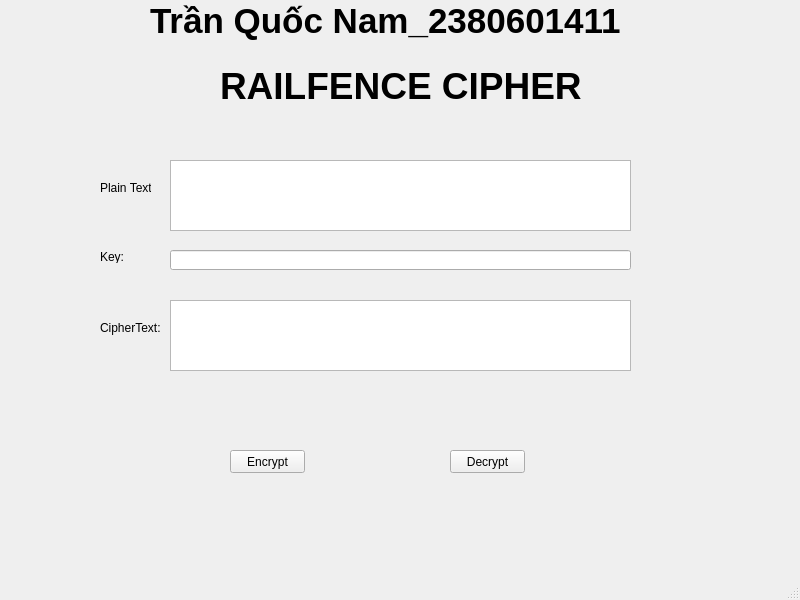
<?xml version="1.0" encoding="UTF-8"?>
<ui version="4.0">
 <class>MainWindow</class>
 <widget class="QMainWindow" name="MainWindow">
  <property name="geometry">
   <rect>
    <x>0</x>
    <y>0</y>
    <width>800</width>
    <height>600</height>
   </rect>
  </property>
  <property name="windowTitle">
   <string>MainWindow</string>
  </property>
  <widget class="QWidget" name="centralwidget">
   <widget class="QPushButton" name="btnEncrypt">
    <property name="geometry">
     <rect>
      <x>230</x>
      <y>450</y>
      <width>75</width>
      <height>23</height>
     </rect>
    </property>
    <property name="text">
     <string>Encrypt</string>
    </property>
   </widget>
   <widget class="QPushButton" name="btnDecrypt">
    <property name="geometry">
     <rect>
      <x>450</x>
      <y>450</y>
      <width>75</width>
      <height>23</height>
     </rect>
    </property>
    <property name="text">
     <string>Decrypt</string>
    </property>
   </widget>
   <widget class="QLabel" name="label_2">
    <property name="geometry">
     <rect>
      <x>100</x>
      <y>180</y>
      <width>51</width>
      <height>16</height>
     </rect>
    </property>
    <property name="text">
     <string>Plain Text:</string>
    </property>
   </widget>
   <widget class="QLabel" name="label_3">
    <property name="geometry">
     <rect>
      <x>100</x>
      <y>320</y>
      <width>61</width>
      <height>16</height>
     </rect>
    </property>
    <property name="text">
     <string>CipherText:</string>
    </property>
   </widget>
   <widget class="QTextEdit" name="txtPlain">
    <property name="geometry">
     <rect>
      <x>170</x>
      <y>160</y>
      <width>461</width>
      <height>71</height>
     </rect>
    </property>
    <property name="html">
     <string>&lt;!DOCTYPE HTML PUBLIC &quot;-//W3C//DTD HTML 4.0//EN&quot; &quot;http://www.w3.org/TR/REC-html40/strict.dtd&quot;&gt;
&lt;html&gt;&lt;head&gt;&lt;meta name=&quot;qrichtext&quot; content=&quot;1&quot; /&gt;&lt;style type=&quot;text/css&quot;&gt;
p, li { white-space: pre-wrap; }
&lt;/style&gt;&lt;/head&gt;&lt;body style=&quot; font-family:'MS Shell Dlg 2'; font-size:8.25pt; font-weight:400; font-style:normal;&quot;&gt;
&lt;p style=&quot;-qt-paragraph-type:empty; margin-top:0px; margin-bottom:0px; margin-left:0px; margin-right:0px; -qt-block-indent:0; text-indent:0px;&quot;&gt;&lt;br /&gt;&lt;/p&gt;&lt;/body&gt;&lt;/html&gt;</string>
    </property>
   </widget>
   <widget class="QTextEdit" name="txtCipher">
    <property name="geometry">
     <rect>
      <x>170</x>
      <y>300</y>
      <width>461</width>
      <height>71</height>
     </rect>
    </property>
    <property name="readOnly">
     <bool>false</bool>
    </property>
    <property name="html">
     <string>&lt;!DOCTYPE HTML PUBLIC &quot;-//W3C//DTD HTML 4.0//EN&quot; &quot;http://www.w3.org/TR/REC-html40/strict.dtd&quot;&gt;
&lt;html&gt;&lt;head&gt;&lt;meta name=&quot;qrichtext&quot; content=&quot;1&quot; /&gt;&lt;style type=&quot;text/css&quot;&gt;
p, li { white-space: pre-wrap; }
&lt;/style&gt;&lt;/head&gt;&lt;body style=&quot; font-family:'MS Shell Dlg 2'; font-size:8.25pt; font-weight:400; font-style:normal;&quot;&gt;
&lt;p style=&quot;-qt-paragraph-type:empty; margin-top:0px; margin-bottom:0px; margin-left:0px; margin-right:0px; -qt-block-indent:0; text-indent:0px;&quot;&gt;&lt;br /&gt;&lt;/p&gt;&lt;/body&gt;&lt;/html&gt;</string>
    </property>
   </widget>
   <widget class="QLabel" name="label">
    <property name="geometry">
     <rect>
      <x>100</x>
      <y>250</y>
      <width>47</width>
      <height>13</height>
     </rect>
    </property>
    <property name="text">
     <string>Key:</string>
    </property>
   </widget>
   <widget class="QLabel" name="label_4">
    <property name="geometry">
     <rect>
      <x>220</x>
      <y>60</y>
      <width>381</width>
      <height>51</height>
     </rect>
    </property>
    <property name="font">
     <font>
      <pointsize>28</pointsize>
      <weight>75</weight>
      <bold>true</bold>
     </font>
    </property>
    <property name="text">
     <string>RAILFENCE CIPHER</string>
    </property>
   </widget>
   <widget class="QLineEdit" name="txtKey">
    <property name="geometry">
     <rect>
      <x>170</x>
      <y>250</y>
      <width>461</width>
      <height>20</height>
     </rect>
    </property>
   </widget>
   <widget class="QLabel" name="label_5">
    <property name="geometry">
     <rect>
      <x>150</x>
      <y>0</y>
      <width>511</width>
      <height>41</height>
     </rect>
    </property>
    <property name="font">
     <font>
      <pointsize>26</pointsize>
      <weight>75</weight>
      <bold>true</bold>
     </font>
    </property>
    <property name="text">
     <string>Trần Quốc Nam_2380601411</string>
    </property>
   </widget>
  </widget>
  <widget class="QMenuBar" name="menubar">
   <property name="geometry">
    <rect>
     <x>0</x>
     <y>0</y>
     <width>800</width>
     <height>21</height>
    </rect>
   </property>
  </widget>
  <widget class="QStatusBar" name="statusbar"/>
 </widget>
 <resources/>
 <connections/>
</ui>
